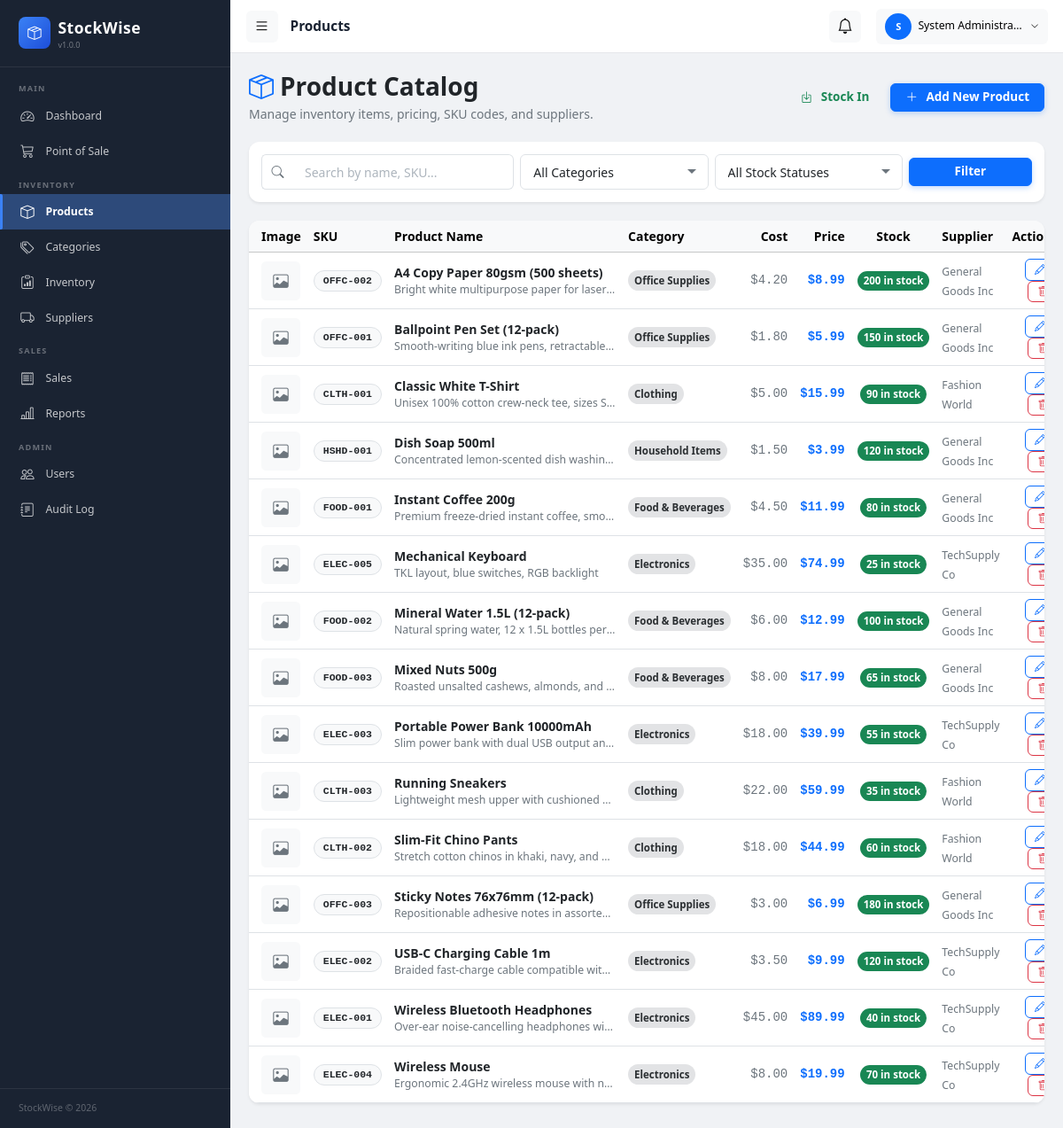
The page /products.php (signed in) on the database its author committed.
### tables this page shows
CREATE TABLE `products` (
    `id`             INT UNSIGNED    NOT NULL AUTO_INCREMENT,
    `sku`            VARCHAR(50)     NOT NULL,
    `name`           VARCHAR(200)    NOT NULL,
    `description`    TEXT,
    `category_id`    INT UNSIGNED    NOT NULL,
    `supplier_id`    INT UNSIGNED,
    `purchase_price` DECIMAL(12,2)   NOT NULL DEFAULT 0.00,
    `selling_price`  DECIMAL(12,2)   NOT NULL DEFAULT 0.00,
    `stock_quantity` INT             NOT NULL DEFAULT 0,
    `min_stock_level` INT            NOT NULL DEFAULT 5,
    `image_path`     VARCHAR(255),
    `created_at`     DATETIME        NOT NULL DEFAULT CURRENT_TIMESTAMP,
    `updated_at`     DATETIME        NOT NULL DEFAULT CURRENT_TIMESTAMP ON UPDATE CURRENT_TIMESTAMP,
    PRIMARY KEY (`id`),
    UNIQUE KEY `uq_products_sku` (`sku`),
    KEY `idx_products_category_id`    (`category_id`),
    KEY `idx_products_supplier_id`    (`supplier_id`),
    KEY `idx_products_name`           (`name`),
    KEY `idx_products_stock_quantity` (`stock_quantity`),
    CONSTRAINT `fk_products_category`
        FOREIGN KEY (`category_id`) REFERENCES `categories` (`id`) ON DELETE RESTRICT,
    CONSTRAINT `fk_products_supplier`
        FOREIGN KEY (`supplier_id`) REFERENCES `suppliers`  (`id`) ON DELETE SET NULL
);

### products.php (the view, shortened to what this page needs)
<?php
require_once __DIR__ . '/includes/config.php';
$search      = trim($_GET['search'] ?? '');
$stockStatus = $_GET['stock_status'] ?? 'all';
$page        = max(1, (int)($_GET['page'] ?? 1));
$perPage     = 15;
$offset      = ($page - 1) * $perPage;
$where  = ['1=1'];
$params = [];
$whereSql = implode(' AND ', $where);
$listStmt = $pdo->prepare("
    SELECT
        p.*,
        COALESCE(c.name, 'Uncategorized') AS category_name,
        COALESCE(s.company_name, 'No Supplier') AS supplier_name
    FROM products p
    LEFT JOIN categories c ON p.category_id = c.id
    LEFT JOIN suppliers s ON p.supplier_id = s.id
    WHERE {$whereSql}
    ORDER BY p.name ASC
    LIMIT {$perPage} OFFSET {$offset}
");
$listStmt->execute($params);
$products = $listStmt->fetchAll();
require_once __DIR__ . '/includes/header.php';
?>
<div class="d-flex flex-wrap justify-content-between align-items-center mb-4 gap-2">
    <div>
        <h2 class="fw-bold mb-1"><i class="bi bi-box-seam me-2 text-primary"></i>Product Catalog</h2>
        <p class="text-muted mb-0">Manage inventory items, pricing, SKU codes, and suppliers.</p>
    </div>
    <div class="d-flex gap-2">
        <a href="stock_in.php" class="btn btn-outline-success">
            <i class="bi bi-box-arrow-in-down me-1"></i> Stock In
        </a>
        <button class="btn btn-primary" data-bs-toggle="modal" data-bs-target="#addProductModal">
            <i class="bi bi-plus-lg me-1"></i> Add New Product
        </button>
    </div>
</div>
<div class="card border-0 shadow-sm mb-4">
    <div class="card-body p-3">
        <form method="GET" action="products.php" class="row g-2 align-items-center">
            <div class="col-md-4">
                <div class="input-group">
                    <span class="input-group-text bg-white border-end-0"><i class="bi bi-search text-muted"></i></span>
                    <input type="text" name="search" class="form-control border-start-0" placeholder="Search by name, SKU..." value="<?= htmlspecialchars($search) ?>">
                </div>
            </div>
            <div class="col-md-3">
                <select name="category_id" class="form-select">
                    <option value="0">All Categories</option>
                </select>
            </div>
            <div class="col-md-3">
                <select name="stock_status" class="form-select">
                    <option value="all" <?= $stockStatus === 'all' ? 'selected' : '' ?>>All Stock Statuses</option>
                </select>
            </div>
            <div class="col-md-2 d-flex gap-2">
                <button type="submit" class="btn btn-primary w-100">Filter</button>
            </div>
        </form>
    </div>
</div>
<div class="card border-0 shadow-sm">
    <div class="card-body p-0">
        <div class="table-responsive">
            <table class="table table-hover align-middle mb-0">
                <thead class="table-light">
                    <tr>
                        <th class="ps-3" style="width: 60px;">Image</th>
                        <th>SKU</th>
                        <th>Product Name</th>
                        <th>Category</th>
                        <th class="text-end">Cost</th>
                        <th class="text-end">Price</th>
                        <th class="text-center">Stock</th>
                        <th>Supplier</th>
                        <th class="text-end pe-3" style="width: 140px;">Actions</th>
                    </tr>
                </thead>
                <tbody>
                    <?php if (empty($products)): ?>
                        <tr>
                            <td colspan="9" class="text-center py-5 text-muted">
                                <i class="bi bi-inbox fs-1 d-block mb-2 text-secondary"></i>
                                No products found matching your search criteria.
                            </td>
                        </tr>
                    <?php else: ?>
                        <?php foreach ($products as $p): ?>
                            <tr>
                                <td class="ps-3">
                                    <?php if (!empty($p['image_path']) && file_exists(__DIR__ . '/' . $p['image_path'])): ?>
                                        <img src="<?= BASE_URL ?>/<?= htmlspecialchars($p['image_path']) ?>" alt="" class="rounded object-fit-cover" style="width: 44px; height: 44px;">
                                    <?php else: ?>
                                        <div class="bg-light text-secondary rounded d-flex align-items-center justify-content-center" style="width: 44px; height: 44px;">
                                            <i class="bi bi-image fs-5"></i>
                                        </div>
                                    <?php endif; ?>
                                </td>
                                <td>
                                    <span class="badge bg-light text-dark font-monospace border"><?= htmlspecialchars($p['sku']) ?></span>
                                </td>
                                <td>
                                    <div class="fw-semibold text-dark"><?= htmlspecialchars($p['name']) ?></div>
                                    <?php if (!empty($p['description'])): ?>
                                        <small class="text-muted text-truncate d-block" style="max-width: 250px;"><?= htmlspecialchars($p['description']) ?></small>
                                    <?php endif; ?>
                                </td>
                                <td>
                                    <span class="badge bg-secondary-subtle text-secondary-emphasis rounded-pill px-2 py-1">
                                        <?= htmlspecialchars($p['category_name']) ?>
                                    </span>
                                </td>
                                <td class="text-end text-muted font-monospace">$<?= number_format($p['purchase_price'], 2) ?></td>
                                <td class="text-end fw-bold font-monospace text-primary">$<?= number_format($p['selling_price'], 2) ?></td>
                                <td class="text-center">
                                    <?php if ($p['stock_quantity'] <= 0): ?>
                                        <span class="badge bg-danger rounded-pill px-2">Out of Stock (0)</span>
                                    <?php elseif ($p['stock_quantity'] <= $p['min_stock_level']): ?>
                                        <span class="badge bg-warning text-dark rounded-pill px-2">Low Stock (<?= $p['stock_quantity'] ?>)</span>
                                    <?php else: ?>
                                        <span class="badge bg-success rounded-pill px-2"><?= $p['stock_quantity'] ?> in stock</span>
                                    <?php endif; ?>
                                </td>
                                <td><small class="text-muted"><?= htmlspecialchars($p['supplier_name']) ?></small></td>
                                <td class="text-end pe-3">
                                    <button class="btn btn-sm btn-outline-primary me-1 btn-edit" data-id="<?= $p['id'] ?>" title="Edit Product">
                                        <i class="bi bi-pencil"></i>
                                    </button>
                                    <button class="btn btn-sm btn-outline-danger btn-delete" data-id="<?= $p['id'] ?>" data-name="<?= htmlspecialchars($p['name'], ENT_QUOTES) ?>" title="Delete Product">
                                        <i class="bi bi-trash"></i>
                                    </button>
                                </td>
                            </tr>
                        <?php endforeach; ?>
                    <?php endif; ?>
                </tbody>
            </table>
        </div>
    </div>
</div>
<?php require_once __DIR__ . '/includes/footer.php'; ?>

### assets/css/style.css (style rules this page uses)
:root { --sw-primary: #0d6efd; --sw-primary-light: #3d8bfd; --sw-primary-dark: #0a58ca; --sidebar-bg: #1a2332; --sidebar-width: 260px; --sidebar-text: #c8d3e3; --sidebar-heading: #ffffff; --sidebar-muted: #6b7f99; --sidebar-hover-bg: rgba(255,255,255,0.08); --sidebar-active-bg: #0d6efd; --sidebar-border: rgba(255,255,255,0.08); --topbar-height: 60px; --content-bg: #f8f9fa; --card-bg: #ffffff; --color-blue: #0d6efd; --color-green: #198754; --color-orange: #fd7e14; --color-red: #dc3545; --color-purple: #6f42c1; --color-yellow: #ffc107; --color-cyan: #0dcaf0; --font-family-base: 'Segoe UI', system-ui, -apple-system, sans-serif; --font-size-base: 14px; --font-size-sm: 12px; --font-size-xs: 11px; --font-size-lg: 16px; --radius-sm: 6px; --radius-md: 10px; --radius-lg: 14px; --radius-xl: 20px; --radius-pill: 50rem; --shadow-sm: 0 1px 4px rgba(0,0,0,.06), 0 1px 2px rgba(0,0,0,.04); --shadow-md: 0 4px 16px rgba(0,0,0,.08), 0 1px 4px rgba(0,0,0,.04); --shadow-lg: 0 8px 32px rgba(0,0,0,.12), 0 2px 8px rgba(0,0,0,.06); --transition-fast: 150ms ease; --transition-base: 250ms ease; --transition-slow: 350ms ease; }
*, *::before, *::after { box-sizing: border-box; margin: 0; padding: 0; }
html { font-size: var(--font-size-base); scroll-behavior: smooth; }
body { font-family: var(--font-family-base); font-size: var(--font-size-base); color: #212529; background-color: var(--content-bg); line-height: 1.5; -webkit-font-smoothing: antialiased; }
a { color: var(--sw-primary); text-decoration: none; transition: color var(--transition-fast); }
.card { background: var(--card-bg); border-radius: 12px; border: 1px solid rgba(0,0,0,0.05); box-shadow: var(--shadow-sm); overflow: hidden; }
.card-body { padding: 20px; }
.form-control, .form-select { display: block; width: 100%; height: 40px; padding: 0 14px; font-size: 14px; font-family: inherit; color: #212529; background: #fff; border: 1.5px solid #dee2e6; border-radius: var(--radius-sm); outline: none; transition: all var(--transition-fast); -webkit-appearance: none; appearance: none; }
.form-control::placeholder { color: #adb5bd; }
.form-select { background-repeat: no-repeat; background-position: right 12px center; padding-right: 36px; cursor: pointer; }
.badge { display: inline-flex; align-items: center; padding: 3px 10px; border-radius: var(--radius-pill); font-size: 11.5px; font-weight: 600; line-height: 1.4; white-space: nowrap; }
.btn { display: inline-flex; align-items: center; justify-content: center; gap: 6px; padding: 8px 16px; font-size: 13.5px; font-weight: 600; font-family: inherit; border: 1.5px solid transparent; border-radius: var(--radius-sm); cursor: pointer; line-height: 1; transition: all var(--transition-fast); text-decoration: none; white-space: nowrap; user-select: none; }
.btn-sm { padding: 5px 10px; font-size: 12px; }
.btn-primary { background: var(--sw-primary); border-color: var(--sw-primary); color: #fff; box-shadow: 0 2px 6px rgba(13,110,253,0.25); }
.btn-outline-primary { background: transparent; border-color: var(--sw-primary); color: var(--sw-primary); }
.btn-outline-danger { background: transparent; border-color: var(--color-red); color: var(--color-red); }
.text-primary { color: var(--sw-primary) !important; }
.text-muted { color: #6c757d !important; }
.text-dark { color: #212529 !important; }
.fw-semibold { font-weight: 600; }
.fw-bold { font-weight: 700; }

### includes/header.php (style rules this page uses)
:root { --sidebar-width: 260px; --sidebar-bg: #1a2332; --sidebar-hover: #243447; --sidebar-active:#2d4a7a; --topbar-height: 60px; }
body { background: #f0f2f5; font-family: 'Segoe UI', system-ui, -apple-system, sans-serif; }

### rows shown on the page
products: sku "OFFC-002", name "A4 Copy Paper 80gsm (500 sheets)", description "Bright white multipurpose paper for laser…", category_name "Office Supplies", purchase_price "4.20", selling_price "8.99", stock_quantity "200", supplier_name "General Goods Inc"
products: sku "OFFC-001", name "Ballpoint Pen Set (12-pack)", description "Smooth-writing blue ink pens, retractable…", category_name "Office Supplies", purchase_price "1.80", selling_price "5.99", stock_quantity "150", supplier_name "General Goods Inc"
products: sku "CLTH-001", name "Classic White T-Shirt", description "Unisex 100% cotton crew-neck tee, sizes S…", category_name "Clothing", purchase_price "5.00", selling_price "15.99", stock_quantity "90", supplier_name "Fashion World"
products: sku "HSHD-001", name "Dish Soap 500ml", description "Concentrated lemon-scented dish washin…", category_name "Household Items", purchase_price "1.50", selling_price "3.99", stock_quantity "120", supplier_name "General Goods Inc"
products: sku "FOOD-001", name "Instant Coffee 200g", description "Premium freeze-dried instant coffee, smo…", category_name "Food & Beverages", purchase_price "4.50", selling_price "11.99", stock_quantity "80", supplier_name "General Goods Inc"
products: sku "ELEC-005", name "Mechanical Keyboard", description "TKL layout, blue switches, RGB backlight", category_name "Electronics", purchase_price "35.00", selling_price "74.99", stock_quantity "25", supplier_name "TechSupply Co"
products: sku "FOOD-002", name "Mineral Water 1.5L (12-pack)", description "Natural spring water, 12 x 1.5L bottles per…", category_name "Food & Beverages", purchase_price "6.00", selling_price "12.99", stock_quantity "100", supplier_name "General Goods Inc"
products: sku "FOOD-003", name "Mixed Nuts 500g", description "Roasted unsalted cashews, almonds, and…", category_name "Food & Beverages", purchase_price "8.00", selling_price "17.99", stock_quantity "65", supplier_name "General Goods Inc"
products: sku "ELEC-003", name "Portable Power Bank 10000mAh", description "Slim power bank with dual USB output an…", category_name "Electronics", purchase_price "18.00", selling_price "39.99", stock_quantity "55", supplier_name "TechSupply Co"
products: sku "CLTH-003", name "Running Sneakers", description "Lightweight mesh upper with cushioned…", category_name "Clothing", purchase_price "22.00", selling_price "59.99", stock_quantity "35", supplier_name "Fashion World"
products: sku "CLTH-002", name "Slim-Fit Chino Pants", description "Stretch cotton chinos in khaki, navy, and…", category_name "Clothing", purchase_price "18.00", selling_price "44.99", stock_quantity "60", supplier_name "Fashion World"
products: sku "OFFC-003", name "Sticky Notes 76x76mm (12-pack)", description "Repositionable adhesive notes in assorte…", category_name "Office Supplies", purchase_price "3.00", selling_price "6.99", stock_quantity "180", supplier_name "General Goods Inc"
products: sku "ELEC-002", name "USB-C Charging Cable 1m", description "Braided fast-charge cable compatible wit…", category_name "Electronics", purchase_price "3.50", selling_price "9.99", stock_quantity "120", supplier_name "TechSupply Co"
products: sku "ELEC-001", name "Wireless Bluetooth Headphones", description "Over-ear noise-cancelling headphones wi…", category_name "Electronics", purchase_price "45.00", selling_price "89.99", stock_quantity "40", supplier_name "TechSupply Co"
products: sku "ELEC-004", name "Wireless Mouse", description "Ergonomic 2.4GHz wireless mouse with n…", category_name "Electronics", purchase_price "8.00", selling_price "19.99", stock_quantity "70", supplier_name "TechSupply Co"

### other values the page prints
APP_NAME "StockWise"
APP_VERSION "1.0.0"
$pageTitle "Products"
substr($currentUser['full_name'] ?? $currentUser['username'], 0, 1) "S"
$currentUser['full_name'] "System Administra…"
